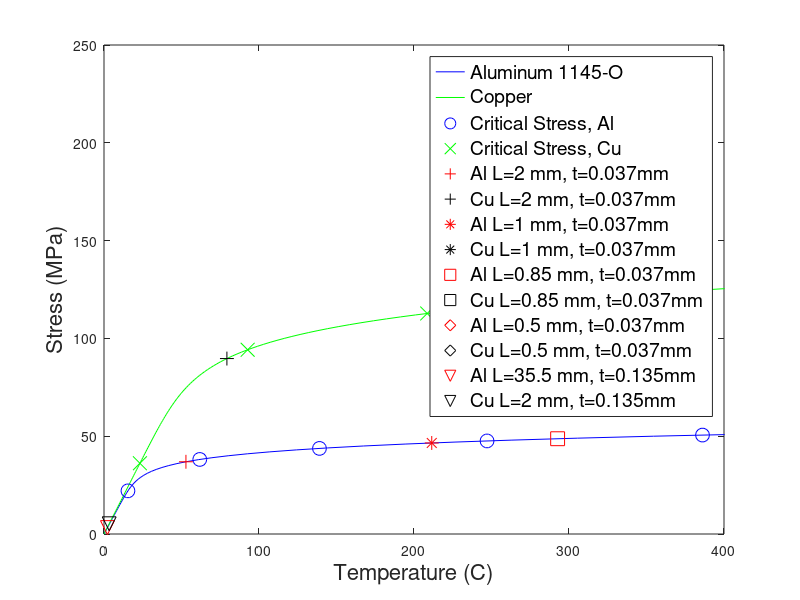
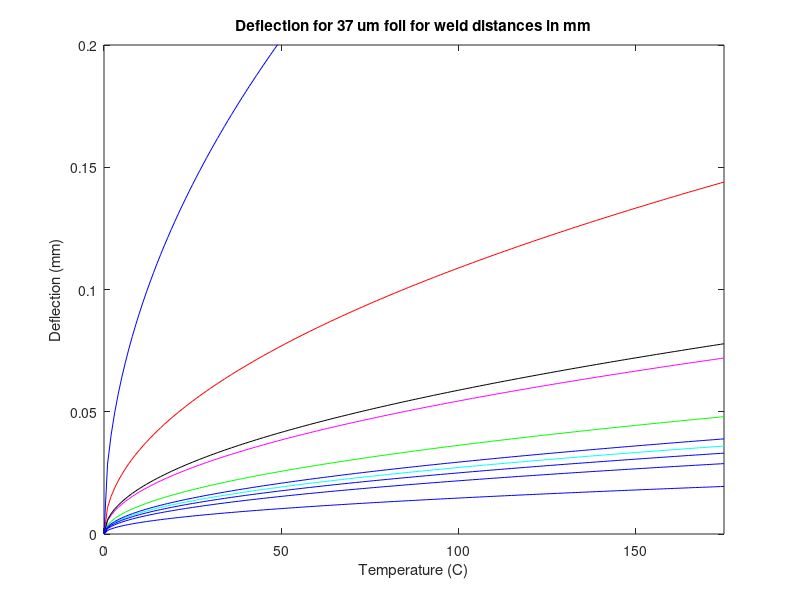
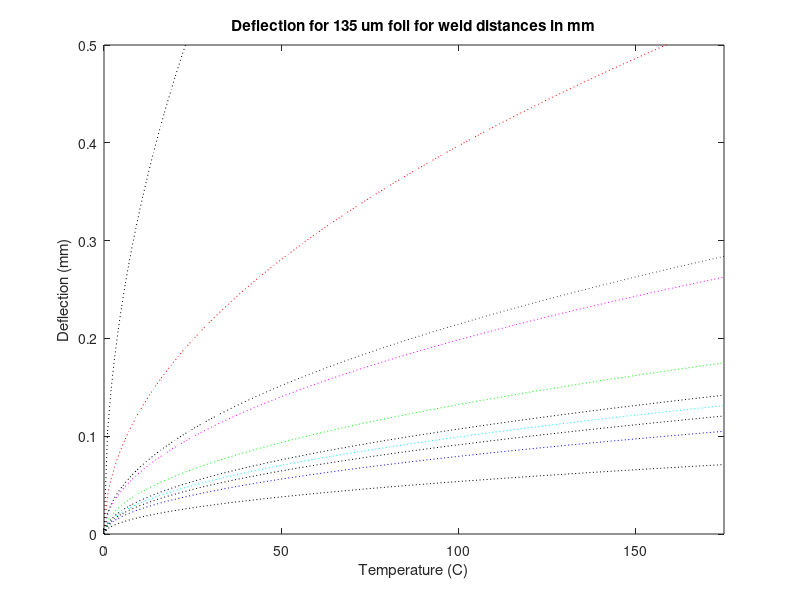

Source code (MATLAB) for these figures, in order:
% This program is used to determine the stress induced between welds on 
% interconnects that results from an increase in temperature
% By Katherine Han
% SunPower
% 9-5-14

% governing equation: delta_T = sigma/(E*delta_alpha) + C *
% sigma_yield/(E*delta_alpha)*(sigma/sigma_yield)^m
% where delta_T is the increase in temperature from the unstrained state 
% in deg C, sigma is the stress in MPa, E is the young's modulus in MPa,
% delta_alpha is the difference in the coefficient of thermal expansions
% between the metal of interest and silicon in K^-1, C is an emperical
% fitting factor, sigma_yield is the yield stress of the material, and m is
% another fitting factor

clear all
close all

% Geometric inputs for interdigitated fingers
t = 0.37:0.1:0.47; % thicknes of fingers (foil thickness) in mm
L = 0.5:0.5:2; % distance between welds on fingers in mm

% Give a range of the t/l ratio to sweep
tl = 0.01:0.01:.05;
tl(6) = 0.0185;
tl(7) = 0.037;
tl(8) = 0.043529;
tl(9) = 0.074;
tl(10) = 0.003803;


% Set up desired temperature range to graph later (above room temperature), where 0 is 25
% degrees C and 75 is 100 degrees C, and desired range of sigmas to sweep
T = 0:175; % increase in T from 25C
sigma = 0:250; %sigma to sweep in MPa

% number of materials in this simulation
num_metals = 2;

% Input material properties for metals, Ramberg-Osgood parameters
        E_Al_1145_0 = 69000; %Young's modulus in MPa
        C_Al_1145_0 = 3.529; % empirical fitting parameter
        m_Al_1145_0 = 8.074; % exponential empirical fitting parameter
        sigma_yield_Al_1145_0 = 43.5199; %yield strenght of the material in MPa
        delta_alpha_Al_1145_0 = 0.0000213; % difference in coefficient of thermal expansion of metal to silicon
        
        E_Cu = 110000; %Young's modulus in MPa
        C_Cu = 4.2248; % empirical fitting parameter
%         m_Cu = 5.6746; % exponential empirical fitting parameter
        m_Cu = 8; % exponential empirical fitting parameter
        sigma_yield_Cu = 126.487; %yield strenght of the material in MPa
        delta_alpha_Cu = 0.0000142; % difference in coefficient of thermal expansion of metal to silicon
    
% Initialize delta T output vector with a row for each type of metal
delT_metal = zeros(num_metals,length(sigma));

% Solve for delta T based on a range of stresses
for sig = 1:length(sigma)
    delT_metal(1,sig) = sigma(sig)/E_Al_1145_0/delta_alpha_Al_1145_0 +...
        C_Al_1145_0*sigma_yield_Al_1145_0/E_Al_1145_0/delta_alpha_Al_1145_0*...
        (sigma(sig)/sigma_yield_Al_1145_0)^m_Al_1145_0;
    delT_metal(2,sig) = sigma(sig)/E_Cu/delta_alpha_Cu +...
        C_Cu*sigma_yield_Cu/E_Cu/delta_alpha_Cu*(sigma(sig)/sigma_yield_Cu)^m_Cu;

end

delT_tl = zeros(num_metals,length(tl));
sigma_c = zeros(length(num_metals),length(tl));
for tl1 = 1:length(tl)
    
    delT_tl(1,tl1) = pi^2*tl(tl1)^2/3/delta_alpha_Al_1145_0;
    sigma_c(1,tl1) = spline(delT_metal(1,:),sigma(:),delT_tl(1,tl1));
    
    delT_tl(2,tl1) = pi^2*tl(tl1)^2/3/delta_alpha_Cu;
    sigma_c(2,tl1) = spline(delT_metal(2,:),sigma(:),delT_tl(2,tl1));

end


% Measure the deflection with changing temperature for all thickness/Length
% combinations, assume a thickness of 

deflection37 = zeros(length(T),length(tl));
deflection135 = zeros(length(T),length(tl));


Length37 = 0.037./tl;
Length135 = 0.135./tl;

delta_alpha_Al_1145_0;

for Len = 1:length(tl)
    for temperature = 1:length(T)
        deflection37(temperature,Len) = 2*Length37(Len)/pi*...
            (delta_alpha_Al_1145_0*T(temperature)+(delta_alpha_Al_1145_0*T(temperature))^2/2)^0.5;
        deflection135(temperature,Len) = 2*Length135(Len)/pi*...
            (delta_alpha_Al_1145_0*T(temperature)+(delta_alpha_Al_1145_0*T(temperature))^2/2)^0.5;
    end
end
        



figure
plot(delT_metal(1,:),sigma,'b')
hold on
plot(delT_metal(2,:),sigma,'g')
hold on
plot(delT_tl(1,1:5),sigma_c(1,1:5),'ob','MarkerSize',10)
hold on
plot(delT_tl(2,1:5),sigma_c(2,1:5),'xg','MarkerSize',10)
hold on
plot(delT_tl(1,6),sigma_c(1,6),'+r','MarkerSize',10)
hold on
plot(delT_tl(2,6),sigma_c(2,6),'+k','MarkerSize',10)
hold on
plot(delT_tl(1,7),sigma_c(1,7),'*r','MarkerSize',10)
hold on
plot(delT_tl(2,7),sigma_c(2,7),'*k','MarkerSize',10)
hold on
plot(delT_tl(1,8),sigma_c(1,8),'sr','MarkerSize',10)
hold on
plot(delT_tl(2,8),sigma_c(2,8),'sk','MarkerSize',10)
hold on
plot(delT_tl(1,9),sigma_c(1,9),'dr','MarkerSize',10)
hold on
plot(delT_tl(2,9),sigma_c(2,9),'dk','MarkerSize',10)
hold on
plot(delT_tl(1,10),sigma_c(1,10),'vr','MarkerSize',10)
hold on
plot(delT_tl(2,10),sigma_c(2,10),'vk','MarkerSize',10)
legend('Aluminum 1145-O','Copper','Critical Stress, Al','Critical Stress, Cu','Al L=2 mm, t=0.037mm','Cu L=2 mm, t=0.037mm'...
    ,'Al L=1 mm, t=0.037mm','Cu L=1 mm, t=0.037mm','Al L=0.85 mm, t=0.037mm','Cu L=0.85 mm, t=0.037mm'...
    ,'Al L=0.5 mm, t=0.037mm','Cu L=0.5 mm, t=0.037mm','Al L=35.5 mm, t=0.135mm','Cu L=2 mm, t=0.135mm','FontSize',14,'Location','best')
xlim([0 400])
xlabel('Temperature (C)','FontSize',16)
ylabel('Stress (MPa)','FontSize',16)
% legend('Aluminum','Copper')


% for k = 1:length(Length37)
%     
%     Length37str(k) = (num2str(Length37(k)));
%     Length135str(k) = num2str(Length135(k));
% end
% 

figure
plot(T,deflection37(:,1),'-r',T,deflection37(:,2),'-m',T,deflection37(:,3),'-g',...
    T,deflection37(:,4),'-c',T,deflection37(:,5),'-b',T,deflection37(:,6),'-k',T,deflection37(:,7),'-b',...
    T,deflection37(:,8),'-b',T,deflection37(:,9),'-b',T,deflection37(:,10),'-b')
title('Deflection for 37 um foil for weld distances in mm')
xlabel('Temperature (C)')
ylabel('Deflection (mm)')
xlim([0 175])
ylim([0 0.2])
% legend(Length37str')


figure
plot(T,deflection135(:,1),':r',T,deflection135(:,2),':m',T,deflection135(:,3),':g',...
    T,deflection135(:,4),':c',T,deflection135(:,5),':b',T,deflection135(:,6),':k',T,deflection135(:,7),':k',...
    T,deflection135(:,8),':k',T,deflection135(:,9),':k',T,deflection135(:,10),':k')
xlim([0 175])
ylim([0 0.5])
title('Deflection for 135 um foil for weld distances in mm')
xlabel('Temperature (C)')
ylabel('Deflection (mm)')
% legend(Length135str')


%  for thick = 1:length(t)
%     for weld_distance = 1:length(L)
%         for sigma_sweep = 1:length(sigma)
%                 metal = met;
%                 
       
% set up cases for each type of metal finger 

